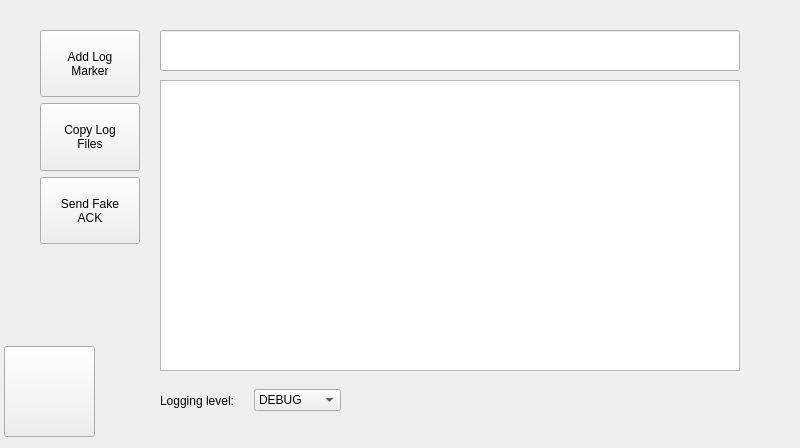
<?xml version="1.0" encoding="UTF-8"?>
<ui version="4.0">
 <class>DebugPage</class>
 <widget class="QDialog" name="DebugPage">
  <property name="geometry">
   <rect>
    <x>0</x>
    <y>0</y>
    <width>800</width>
    <height>448</height>
   </rect>
  </property>
  <property name="maximumSize">
   <size>
    <width>800</width>
    <height>448</height>
   </size>
  </property>
  <property name="windowTitle">
   <string>ControlWindow</string>
  </property>
  <widget class="QPushButton" name="Back">
   <property name="geometry">
    <rect>
     <x>4</x>
     <y>346</y>
     <width>91</width>
     <height>91</height>
    </rect>
   </property>
   <property name="maximumSize">
    <size>
     <width>100</width>
     <height>100</height>
    </size>
   </property>
   <property name="focusPolicy">
    <enum>Qt::NoFocus</enum>
   </property>
   <property name="text">
    <string/>
   </property>
   <property name="icon">
    <iconset>
     <normaloff>img/back.png</normaloff>img/back.png</iconset>
   </property>
   <property name="iconSize">
    <size>
     <width>100</width>
     <height>100</height>
    </size>
   </property>
  </widget>
  <widget class="QTextBrowser" name="w_message_text">
   <property name="geometry">
    <rect>
     <x>160</x>
     <y>80</y>
     <width>580</width>
     <height>291</height>
    </rect>
   </property>
   <property name="sizePolicy">
    <sizepolicy hsizetype="Fixed" vsizetype="Expanding">
     <horstretch>0</horstretch>
     <verstretch>0</verstretch>
    </sizepolicy>
   </property>
   <property name="maximumSize">
    <size>
     <width>115200</width>
     <height>1000</height>
    </size>
   </property>
  </widget>
  <widget class="QLineEdit" name="w_lineedit_message">
   <property name="geometry">
    <rect>
     <x>160</x>
     <y>30</y>
     <width>580</width>
     <height>41</height>
    </rect>
   </property>
  </widget>
  <widget class="QWidget" name="horizontalLayoutWidget">
   <property name="geometry">
    <rect>
     <x>160</x>
     <y>380</y>
     <width>181</width>
     <height>41</height>
    </rect>
   </property>
   <layout class="QHBoxLayout" name="horizontalLayout">
    <item>
     <widget class="QLabel" name="label">
      <property name="text">
       <string>Logging level:</string>
      </property>
     </widget>
    </item>
    <item>
     <widget class="QComboBox" name="w_combobox_debuglevel">
      <item>
       <property name="text">
        <string>DEBUG</string>
       </property>
      </item>
      <item>
       <property name="text">
        <string>INFO</string>
       </property>
      </item>
     </widget>
    </item>
   </layout>
  </widget>
  <widget class="QWidget" name="widget" native="true">
   <property name="geometry">
    <rect>
     <x>40</x>
     <y>30</y>
     <width>112</width>
     <height>214</height>
    </rect>
   </property>
   <layout class="QVBoxLayout" name="verticalLayout_2">
    <property name="leftMargin">
     <number>0</number>
    </property>
    <property name="topMargin">
     <number>0</number>
    </property>
    <property name="rightMargin">
     <number>0</number>
    </property>
    <property name="bottomMargin">
     <number>0</number>
    </property>
    <item>
     <widget class="QPushButton" name="w_pushbutton_add_marker">
      <property name="maximumSize">
       <size>
        <width>100</width>
        <height>100</height>
       </size>
      </property>
      <property name="focusPolicy">
       <enum>Qt::NoFocus</enum>
      </property>
      <property name="text">
       <string>Add Log
Marker</string>
      </property>
     </widget>
    </item>
    <item>
     <widget class="QPushButton" name="w_pushbutton_copy_log">
      <property name="maximumSize">
       <size>
        <width>100</width>
        <height>100</height>
       </size>
      </property>
      <property name="focusPolicy">
       <enum>Qt::NoFocus</enum>
      </property>
      <property name="text">
       <string>Copy Log
Files</string>
      </property>
     </widget>
    </item>
    <item>
     <widget class="QPushButton" name="w_pushbutton_send_fake_ack">
      <property name="maximumSize">
       <size>
        <width>100</width>
        <height>100</height>
       </size>
      </property>
      <property name="focusPolicy">
       <enum>Qt::NoFocus</enum>
      </property>
      <property name="text">
       <string>Send Fake
ACK</string>
      </property>
     </widget>
    </item>
   </layout>
  </widget>
 </widget>
 <resources/>
 <connections/>
</ui>
